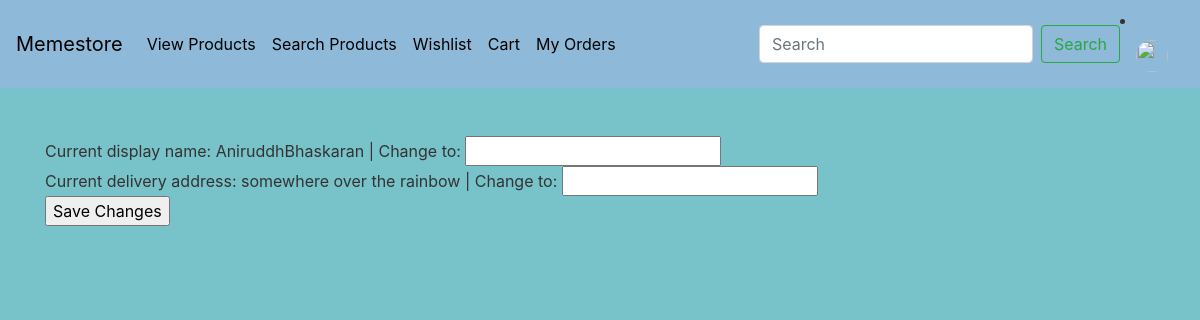
Page /edit-profile (signed in) on the earlier database version.
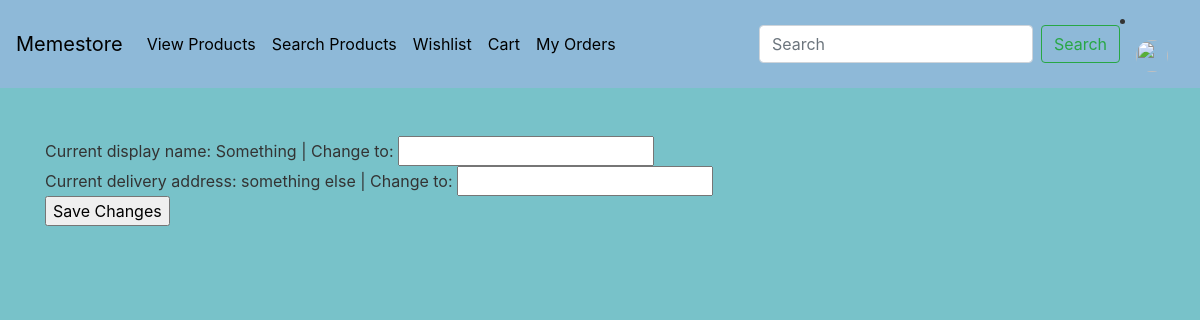
Same page on the later database version.
### base/models.py (models this page shows, shortened)
class UserProfile(models.Model):
    user = models.ForeignKey(settings.AUTH_USER_MODEL, on_delete=models.CASCADE)
    display_name = models.CharField(max_length=100, default="User")
    delivery_address = models.CharField(max_length=1000, default="Default address")

### base/views.py (the view)
# urls.py: path('edit-profile', views.edit_profile, name="edit-profile"),
@login_required
def edit_profile(request):
    user_profile_obj = get_object_or_404(UserProfile, user=request.user)
    user_profile_form = UserProfileForm(request.POST, instance=user_profile_obj)
    if user_profile_form.is_valid():
        new_form = user_profile_form.save()
        return redirect("base:profile")
    context = {
        'form': user_profile_form,
        'user': user_profile_obj
    }
    context['picture'] = request.user.social_auth.get(provider='auth0').extra_data['picture']
    return render(request, "base/edit-profile.html", context=context)

### base/forms.py
class UserProfileForm(forms.ModelForm):
    class Meta:
        model = UserProfile
        fields = ['display_name', 'delivery_address']

### base/templates/base/edit-profile.html (shortened to what this page needs)
{% extends "base/base.html" %}
{% block content %}
<form method="post">
    Current display name: {{ user.display_name }} | Change to: {{ form.display_name }}
    <br>
    Current delivery address: {{ user.delivery_address }} | Change to: {{ form.delivery_address }}
    <br>
    <input type="submit" value="Save Changes">
</form>
{% endblock content %}

Differences in the rows shown:
changed UserProfile: display_name "AniruddhBhaskaran" → "Something"; delivery_address "somewhere over the rainbow" → "something else"
